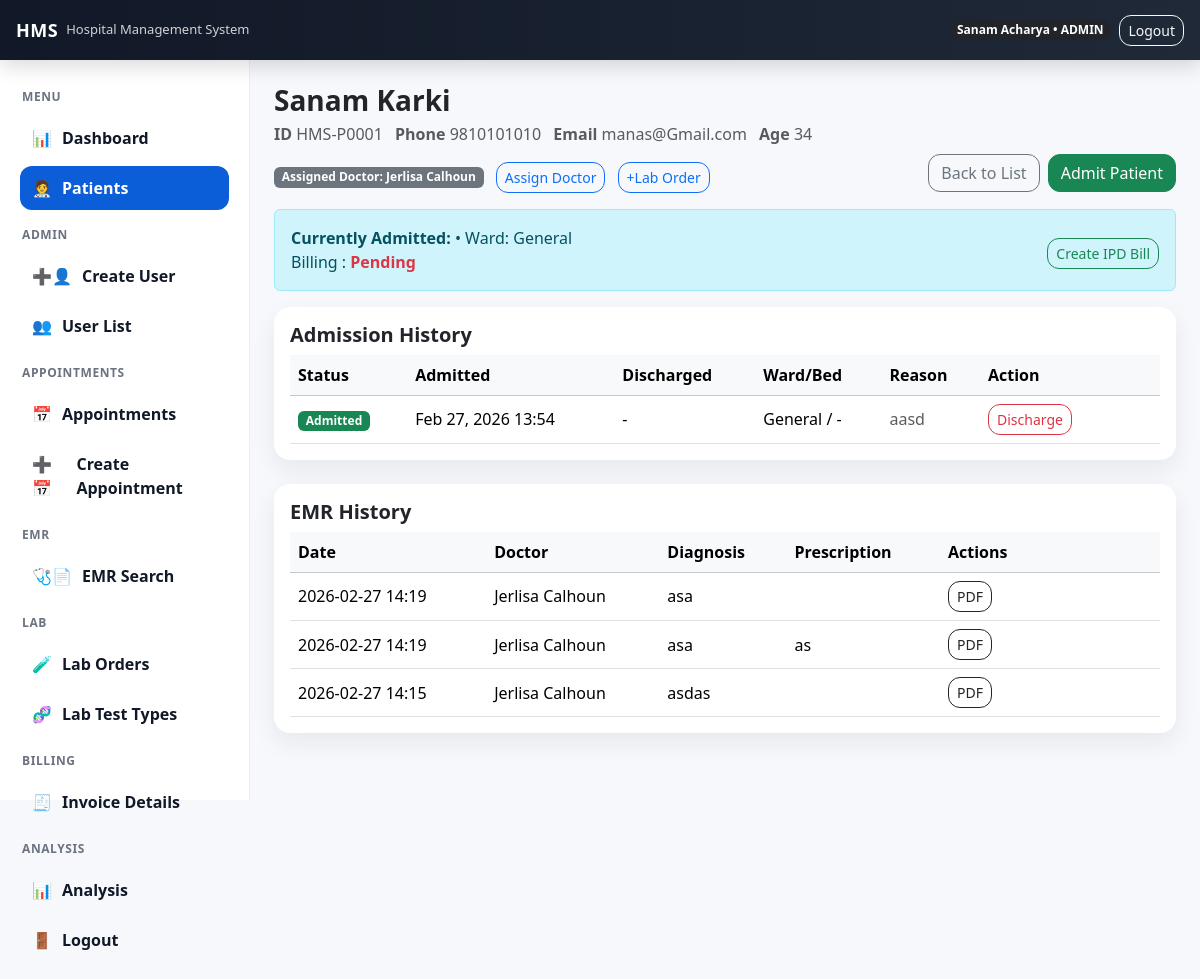
/patients/HMS-P0001/ (signed in), run on an earlier commit of the app's database.
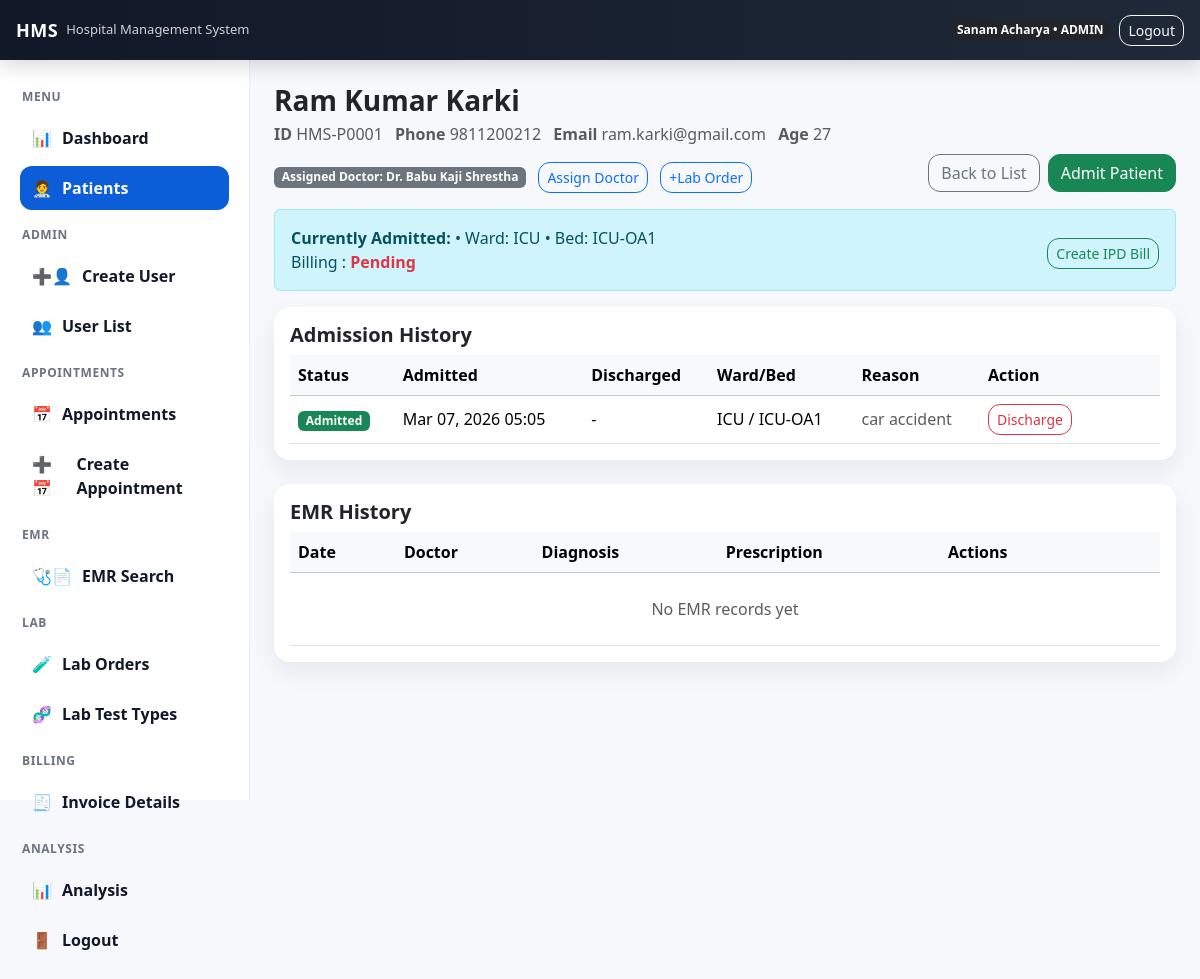
And on a later commit of the database.
### accounts/models.py (models this page shows, shortened)
class Patient(models.Model):
    patient_id = models.CharField(max_length=20, unique=True, editable=False)
    full_name = models.CharField(max_length=150)
    phone_number = models.CharField(max_length=20, blank=True)
    email = models.EmailField(blank=True, null=True)
    address = models.CharField(max_length=255, blank=True)
    gender = models.CharField(max_length=10, choices=[("MALE", "Male"), ("FEMALE", "Female"), ("OTHER", "Other")], blank=True)
    dob = models.DateField(blank=True, null=True)
    created_at = models.DateTimeField(auto_now_add=True)
    assigned_doctor = models.ForeignKey(
        settings.AUTH_USER_MODEL,
        on_delete=models.SET_NULL,
        null=True,
        blank=True,
        related_name="assigned_patients",
        limit_choices_to={"role": "DOCTOR"}
    )
    @property
    def age(self):
        if not self.dob:
            return ""
        today = date.today()
        years = today.year - self.dob.year
        if (today.month, today.day) < (self.dob.month, self.dob.day):
            years -= 1
        return years

class User(AbstractUser):
    class Role(models.TextChoices):
        ADMIN = 'ADMIN', 'Admin'
        DOCTOR = 'DOCTOR', 'Doctor'
        NURSE = 'NURSE', 'Nurse'
        RECEPTION = 'RECEPTION', 'Reception'
        LAB = 'LAB', 'Lab'
        PHARMACY = 'PHARMACY', 'Pharmacy'
        HR = 'HR', 'HR'
        CASHIER = "CASHIER", "Cashier"
        ACCOUNTANT = "ACCOUNTANT", "Accountant"
    full_name = models.CharField(max_length=150)
    phone_number = models.CharField(max_length=20, blank=True)
    email = models.EmailField(unique=True)
    role = models.CharField(max_length=20, choices=Role.choices, default=Role.RECEPTION)
    department = models.ForeignKey(
        Department, on_delete=models.SET_NULL, null=True, blank=True
    )
    specialization = models.ForeignKey(
        "Specialization",
        on_delete=models.SET_NULL,
        null=True,
        blank=True,
        related_name="doctors"
    )

class Admission(models.Model):
    class Status(models.TextChoices):
        ADMITTED = 'ADMITTED', 'Admitted'
        DISCHARGED = 'DISCHARGED', 'Discharged'
    patient = models.ForeignKey(Patient, on_delete=models.CASCADE, related_name='admissions')
    status = models.CharField(max_length=20, choices=Status.choices, default=Status.ADMITTED)
    ward = models.ForeignKey(Ward, on_delete=models.SET_NULL, null=True, blank=True)
    bed = models.ForeignKey(Bed, on_delete=models.SET_NULL, null=True, blank=True)
    is_icu = models.BooleanField(default=False)
    on_ventilator = models.BooleanField(default=False)
    reason = models.TextField(max_length=255, blank=True)
    notes = models.TextField(blank=True)
    admitted_at = models.DateTimeField(default=timezone.now)
    discharged_at = models.DateTimeField(blank=True, null=True)
    billing_cleared = models.BooleanField(default=False)

class Ward(models.Model):
    name = models.CharField(max_length=120, unique=True)
    cost_per_day = models.DecimalField(max_digits=10, decimal_places=2, default=0)
    icu_extra = models.DecimalField(max_digits=10, decimal_places=2, default=0)
    ventilator_cost = models.DecimalField(max_digits=10, decimal_places=2, default=0)
    def __str__(self):
        return self.name

class EMR(models.Model):
    patient = models.ForeignKey("Patient", on_delete=models.CASCADE, related_name="emr_records")
    doctor = models.ForeignKey(
        settings.AUTH_USER_MODEL,
        on_delete=models.CASCADE,
        limit_choices_to={"role": "DOCTOR"}
    )
    appointment = models.ForeignKey(
        "Appointment",
        on_delete=models.SET_NULL,
        null=True,
        blank=True,
    )
    diagnosis = models.TextField()
    symptoms = models.TextField(blank=True)
    prescription = models.TextField(blank=True)
    notes = models.TextField(blank=True)
    created_at = models.DateTimeField(auto_now_add=True)
    class Meta:
        ordering = ["-created_at"]

class Bed(models.Model):
    class Status(models.TextChoices):
        AVAILABLE = 'AVAILABLE', 'Available'
        OCCUPIED = 'OCCUPIED', 'Occupied'
        MAINTENANCE = 'MAINTENANCE', 'Maintenance'
    ward = models.ForeignKey(Ward, on_delete=models.CASCADE, related_name='beds')
    bed_number = models.CharField(max_length=20)
    status = models.CharField(max_length=20, choices=Status.choices, default=Status.AVAILABLE)

### accounts/views.py (the view)
# urls.py: path('patients/<str:patient_id>/', patient_detail_view, name='patient_detail'),
@login_required
@roles_required("ADMIN", "RECEPTION", "DOCTOR", "NURSE")
def patient_detail_view(request, patient_id):
    patient = get_object_or_404(Patient, patient_id=patient_id)
    if request.user.role in ["DOCTOR", "NURSE"]:
        if patient.assigned_doctor_id != request.user.id:
            messages.error(request, "You are not allowed to view this patient.")
            return redirect("patient_list")
    admissions = patient.admissions.all().order_by("-admitted_at")
    active_admission = admissions.filter(status="ADMITTED").first()
    return render(request, "accounts/patient_detail.html", {
        "patient": patient,
        "admissions": admissions,
        "active_admission": active_admission,
    })
    return render(request, 'accounts/patient_detail.html', {'patient': patient, 'admissions': admissions, 'active_admission': active_admission})

### templates/accounts/patient_detail.html (shortened to what the changed rows need)
{% extends "base.html" %}
{% block content %}
<div class="d-flex flex-wrap justify-content-between align-items-start gap-2 mb-3">
    <div>
        <h3 class="fw-bold mb-1">{{ patient.full_name }}</h3>
        <div class="text-muted">
            <span class="me-2"><strong>ID</strong> {{ patient.patient_id }}</span>
            <span class="me-2"><strong>Phone</strong> {{ patient.phone_number|default:"-" }}</span>
            <span class="me-2"><strong>Email</strong> {{ patient.email|default:"-" }}</span>
            <span class="me-2"><strong>Age</strong> {{ patient.age }}</span>
        </div>
    </div>
    <div class= "mt-2">
        <span class="badge text-bg-secondary">
            Assigned Doctor:
            {% if patient.assigned_doctor %}
                {{ patient.assigned_doctor.full_name }}
            {% else %}
                Not assigned
            {% endif %}
        </span>
        {% if user.role == "ADMIN" or user.role == "RECEPTION" %}
            <a class="btn btn-sm btn-outline-primary ms-2" href="{% url 'assign_doctor' patient.patient_id %}">
                Assign Doctor
            </a>
        {% endif %}
            <a class="btn btn-sm btn-outline-primary ms-2" href="{% url 'lab_order_create' patient.patient_id %}">
                +Lab Order
            </a>
    </div>
</div>
{% if active_admission %}
    <div class="alert alert-info d-flex justify-content-between align-items-center flex-wrap">
        <div>
            <strong>Currently Admitted:</strong>
            {% if active_admission.ward %} • Ward: {{ active_admission.ward }} {% endif %}
            {% if active_admission.bed %} • Bed: {{ active_admission.bed.bed_number }} {% endif %}
            <br>
            Billing : {% if active_admission.billing_cleared %}<span class="text-success fw-bold">Cleared</span>{% else %}<span class="text-danger fw-bold">Pending</span>{% endif %}
        </div>
        {% if not active_admission.billing_cleared %}
        <div class="mt-2">
            <a class="btn btn-sm btn-outline-success"
                    href="{% url 'invoice_create_for_admission' active_admission.id %}">
            </a>
        </div>
        {% endif %}
    </div>
{% endif %}
<div class="card p-3 mb-4">
    <div class="table-responsive">
        <table class="table table-hover mb-0 align-middle">
            <thead class="table-light">
                <tr>
                    <th>Status</th>
                    <th>Admitted</th>
                    <th>Discharged</th>
                    <th>Ward/Bed</th>
                    <th>Reason</th>
                    <th style="width:180px;">Action</th>
                </tr>
            </thead>
            <tbody>
                {% for a in admissions %}
                <tr>
                    <td>
                        {% if a.status == "ADMITTED" %}
                            <span class="badge text-bg-success">Admitted</span>
                        {% else %}
                            <span class="badge text bg-secondary">Discharged</span>
                        {% endif %}
                        </td>
                    <td>{{ a.admitted_at|date:"M d, Y H:i" }}</td>
                    <td>{% if a.discharged_at %}{{ a.discharged_at|date:"M d, Y H:i" }}{% else %}-{% endif %}</td>
                    <td>
                        {% if a.ward %}{{ a.ward }} {% else %}-{% endif %}
                        /
                        {% if a.bed %}  {{ a.bed.bed_number }} {% else %}-{% endif %}
                    </td>
                    <td class="text-muted">{{ a.reason|default:"-" }}</td>
                    <td>
                        {% if a.status == "ADMITTED" %}
                            <a class="btn btn-sm btn-outline-danger" href="{% url 'patient_discharge' a.id %}">
                                Discharge
                            </a>
                        {% else %}
                            <span class="text-muted">--</span>
                        {% endif %}
                    </td>
                </tr>
                {% empty %}
                <tr>
                    <td colspan="6" class="text-center text-muted py-4">No admissions found.</td>
                </tr>
                {% endfor %}
            </tbody>
        </table>
    </div>
</div>
<div class="card p-3 mt-4">
    <div class="table-responsive">
        <table class= "table table-hover align-middle mb-0">
            <thead class="table-light">
                <tr>
                    <th>Date</th>
                    <th>Doctor</th>
                    <th>Diagnosis</th>
                    <th>Prescription</th>
                    <th style="width:220px;">Actions</th>
                </tr>
            </thead>
            <tbody>
                {% for e in patient.emr_records.all %}
                    <tr>
                        <td>{{ e.created_at | date:"Y-m-d H:i" }}</td>
                        <td>{{ e.doctor.full_name }}</td>
                        <td>{{ e.diagnosis | truncatechars:40 }}</td>
                        <td>{{ e.prescription | truncatechars:40 }}</td>
                        <td class="d-flex gap-2 flex-wrap">
                            <a class="btn btn-sm btn-outline-dark" href="{% url 'emr_pdf' e.id %}">
                                PDF
                            </a>
                        </td>
                    </tr>
                {% empty %}
                    <tr>
                        <td colspan="5" class="text-center text-muted py-4">
                            No EMR records yet
                        </td>
                    </tr>
                {% endfor %}
            </tbody>
        </table>
    </div>
</div>
{% endblock %}

What changed in the data, as far as the page shows it:
removed Patient: full_name "Sanam Karki", patient_id "HMS-P0001", phone_number "9810101010", email "manas@Gmail.com", age "34", assigned_doctor.full_name "Jerlisa Calhoun"
removed Admission: ward "General", status "Admitted", admitted_at "Feb 27, 2026 13:54", reason "aasd"
removed EMR: created_at "2026-02-27 14:19", doctor.full_name "Jerlisa Calhoun", diagnosis "asa"
removed EMR: created_at "2026-02-27 14:19", doctor.full_name "Jerlisa Calhoun", diagnosis "asa", prescription "as"
removed EMR: created_at "2026-02-27 14:15", doctor.full_name "Jerlisa Calhoun", diagnosis "asdas"
added Patient: full_name "Ram Kumar Karki", patient_id "HMS-P0001", phone_number "9811200212", email "ram.karki@gmail.com", age "27", assigned_doctor.full_name "Dr. Babu Kaji Shrestha"
added Admission: ward "ICU", bed.bed_number "ICU-OA1", status "Admitted", admitted_at "Mar 07, 2026 05:05", reason "car accident"
Also different on the page:
text now shown: "• Bed: No EMR records yet"
